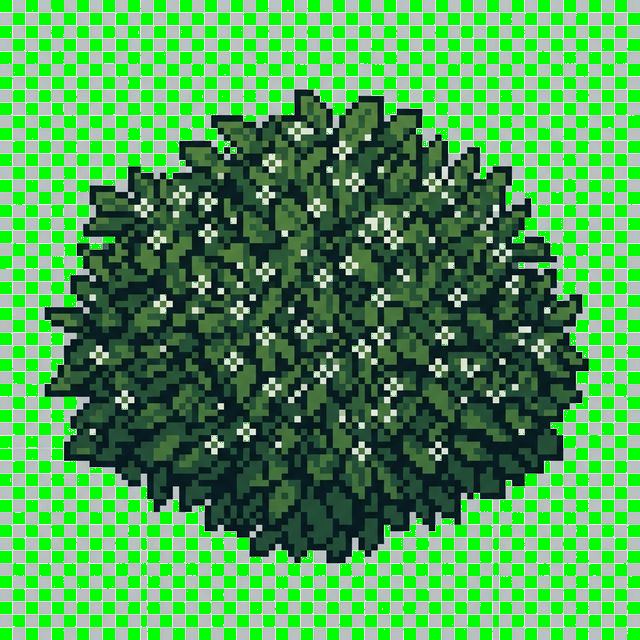
#> input picture assets/images/environment/bush2.png, 640 x 640 px
$ python -i process_assets.py   (imports and definitions only)
#> lines starting #> are read from the running program, lines starting #| are printed output that depends on the picture
import os
from PIL import Image

def process_arrow(input_path, output_path, target_size=64):
#> called with input_path = '../assets/images/environment/bush2.png', output_path = 'out.png', target_size = 64
    if not os.path.exists(input_path):
        print(f'Missing {input_path}')
        return
    img = Image.open(input_path).convert('RGB')

    # Simple green screening bounding box
    bg_color = (0, 255, 0)
    width, height = img.size
#> width = 640; height = 640
    min_x, min_y, max_x, max_y = width, height, 0, 0
#> min_x = 640; min_y = 640; max_x = 0; max_y = 0

    pixels = img.load()
    for y in range(height):
        for x in range(width):
            r, g, b = pixels[x, y]
            if not (r < 50 and g > 200 and b < 50): # Not bright lime green
                if x < min_x: min_x = x
                if x > max_x: max_x = x
                if y < min_y: min_y = y
                if y > max_y: max_y = y
#> after the loop, max_x = 639; max_y = 639; min_x = 0; min_y = 0

    if min_x > max_x or min_y > max_y:
        print('No object found in arrow image.')
        img = img.resize((target_size, target_size), Image.Resampling.LANCZOS)
    else:
        cropped = img.crop((min_x, min_y, max_x, max_y))
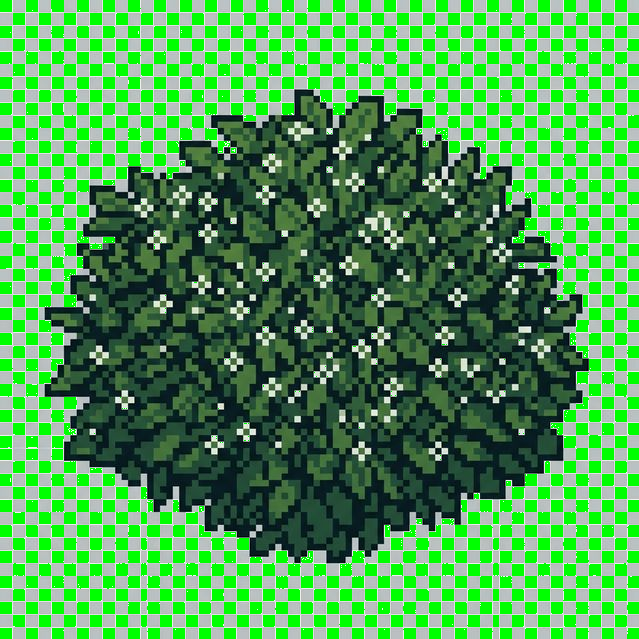
#> cropped: PIL image 639x639 RGB; mean R, G, B 80.2, 158.2, 87.1

        crop_w, crop_h = cropped.size
#> crop_w = 639; crop_h = 639
        scale = target_size / max(crop_w, crop_h)
#> scale = 0.1
        new_w = max(1, int(crop_w * scale))
#> new_w = 64
        new_h = max(1, int(crop_h * scale))
#> new_h = 64
        img = cropped.resize((new_w, new_h), Image.Resampling.LANCZOS)
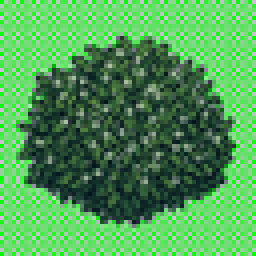
#> img: PIL image 64x64 RGB (shown 4 times larger); mean R, G, B 80.5, 158, 87.2

        final_img = Image.new('RGB', (target_size, target_size), (0, 255, 0))
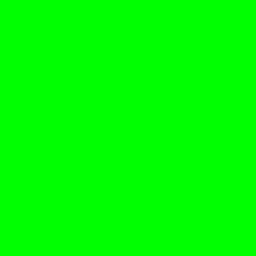
#> final_img: PIL image 64x64 RGB (shown 4 times larger); mean R, G, B 0, 255, 0
        offset_x = (target_size - new_w) // 2
#> offset_x = 0
        offset_y = (target_size - new_h) // 2
#> offset_y = 0
        final_img.paste(img, (offset_x, offset_y))
        img = final_img

    img.save(output_path)
    print(f'Processed arrow to {output_path}')

artifacts = [
    ('/Users/diegoj/.gemini/antigravity/brain/2f1cbbd7-0bda-4a88-bd87-3f24744d3c57/bush2_dark_1772259859632.png', 'assets/images/environment/bush2.png'),
    ('/Users/diegoj/.gemini/antigravity/brain/2f1cbbd7-0bda-4a88-bd87-3f24744d3c57/bush3_dark_1772259871450.png', 'assets/images/environment/bush3.png'),
    ('/Users/diegoj/.gemini/antigravity/brain/2f1cbbd7-0bda-4a88-bd87-3f24744d3c57/bush4_dark_1772259916576.png', 'assets/images/environment/bush4.png'),
    ('/Users/diegoj/.gemini/antigravity/brain/2f1cbbd7-0bda-4a88-bd87-3f24744d3c57/bush5_dark_1772259883994.png', 'assets/images/environment/bush5.png')
]

# [8 lines not run here, left out]

>>> result = process_arrow('../assets/images/environment/bush2.png', 'out.png')

$ run again, on assets/images/environment/house1.png
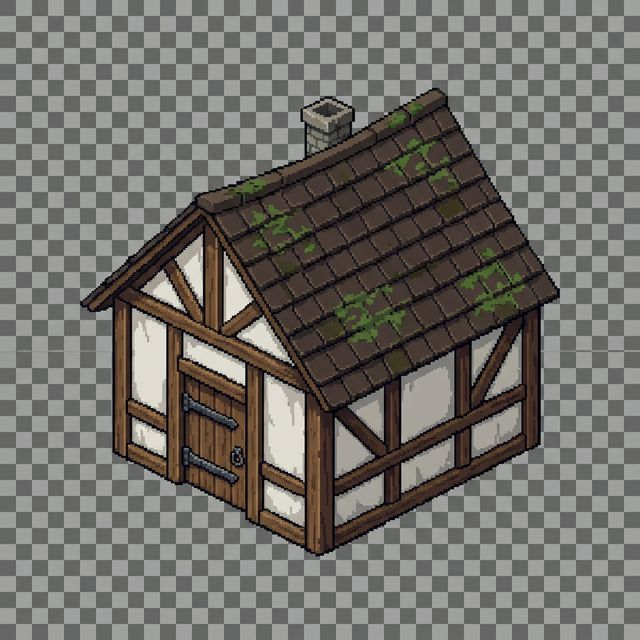
#> input picture assets/images/environment/house1.png, 640 x 640 px
#> in process_arrow, img is the input picture: PIL image 640x640 RGB; mean R, G, B 113.4, 110.5, 106
#> after the loop in process_arrow, `for y in range(height):`: max_x = 639; min_x = 0
#> in process_arrow, `cropped = img.crop((min_x, min_y, max_x, max_y))`:
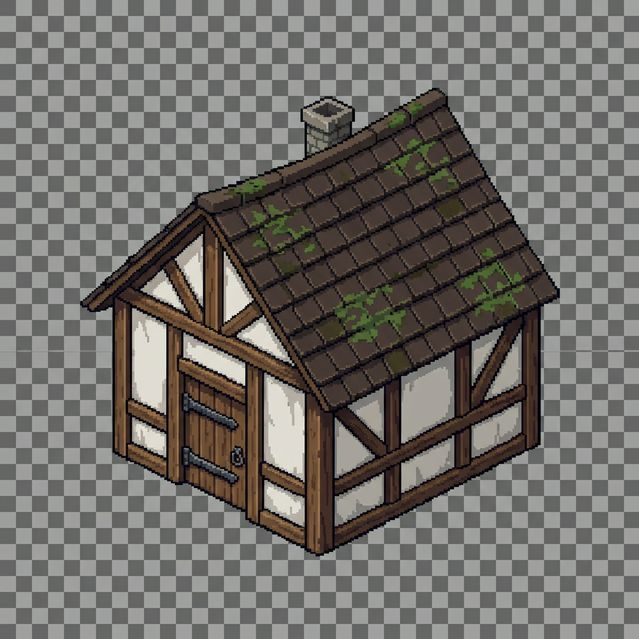
#> cropped: PIL image 639x639 RGB; mean R, G, B 113.3, 110.4, 106
#> in process_arrow, `img = cropped.resize((new_w, new_h), Image.Resampling.LANCZOS)`:
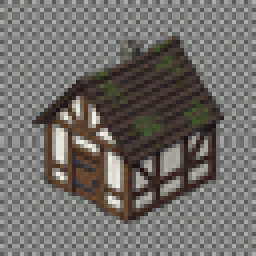
#> img: PIL image 64x64 RGB (shown 4 times larger); mean R, G, B 113.3, 110.4, 106

$ run again, on assets/images/environment/house2.png
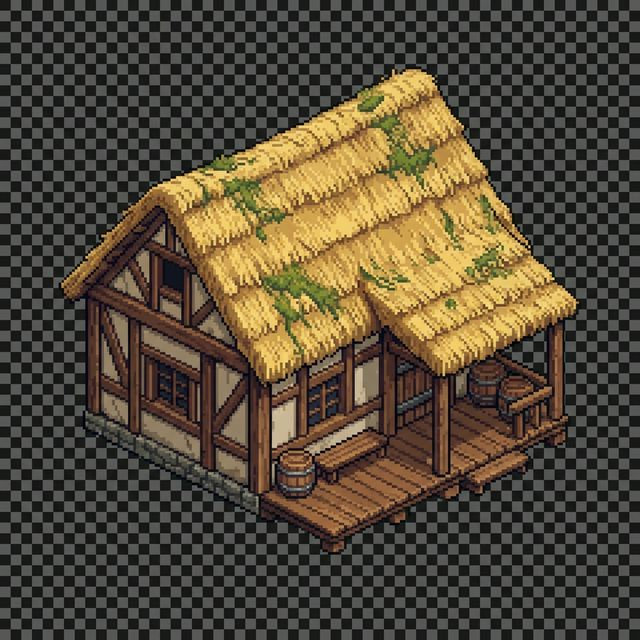
#> input picture assets/images/environment/house2.png, 640 x 640 px
#> in process_arrow, img is the input picture: PIL image 640x640 RGB; mean R, G, B 85.9, 75.5, 57.7
#> after the loop in process_arrow, `for y in range(height):`: max_x = 639; min_x = 0
#> in process_arrow, `cropped = img.crop((min_x, min_y, max_x, max_y))`:
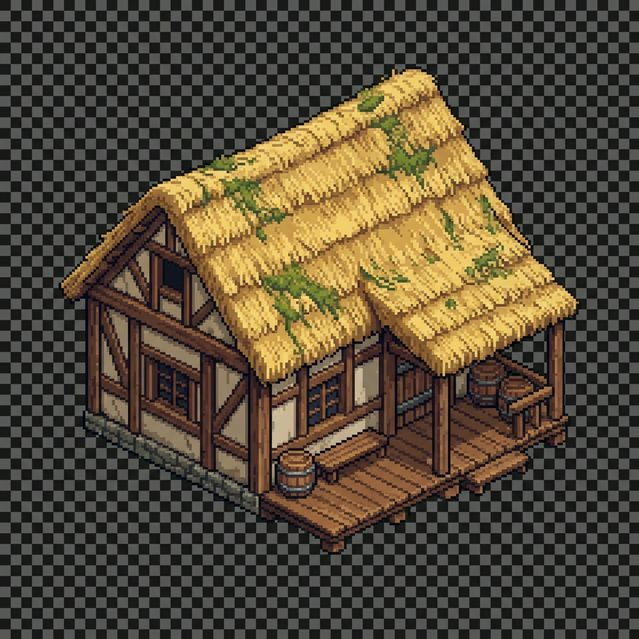
#> cropped: PIL image 639x639 RGB; mean R, G, B 86, 75.5, 57.7
#> in process_arrow, `img = cropped.resize((new_w, new_h), Image.Resampling.LANCZOS)`:
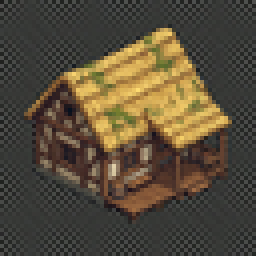
#> img: PIL image 64x64 RGB (shown 4 times larger); mean R, G, B 86, 75.5, 57.7
